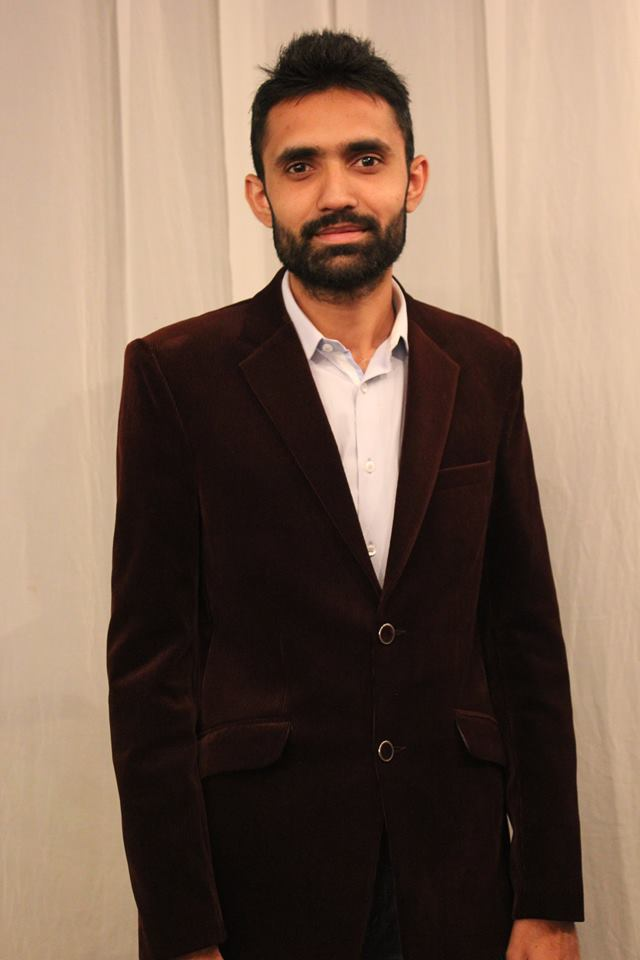
#> input picture lab4/lab4/Face Recognition/lab4 data/training-data/s1/1.jpg, 640 x 960 px, found by its file name
$ python assignment2_face_recognition.py
#> lines starting #> are read from the running program, lines starting #| are printed output that depends on the picture
#> in prepare_training_data, image is the input picture: shape (960, 640, 3); mean B, G, R 86.7, 103.1, 126.9
import cv2
import os
import numpy as np
from pathlib import Path
import csv
from datetime import datetime

# Configuration
script_dir = Path(__file__).resolve().parent
cascade_path = script_dir.parent / "lab4" / "Face Recognition" / "lab4 code" / "haarcascade_frontalface_default.xml"

# Subject names (Update with actual names)
subjects = ["", "Ariel Sharon", "Colin Powell", "Donald Rumsfeld"]

# Training set sizes to test
training_sizes = [10, 20, 30]

def detect_face(img):
    """Detect face using OpenCV Haar Cascade"""
    gray = cv2.cvtColor(img, cv2.COLOR_BGR2GRAY)
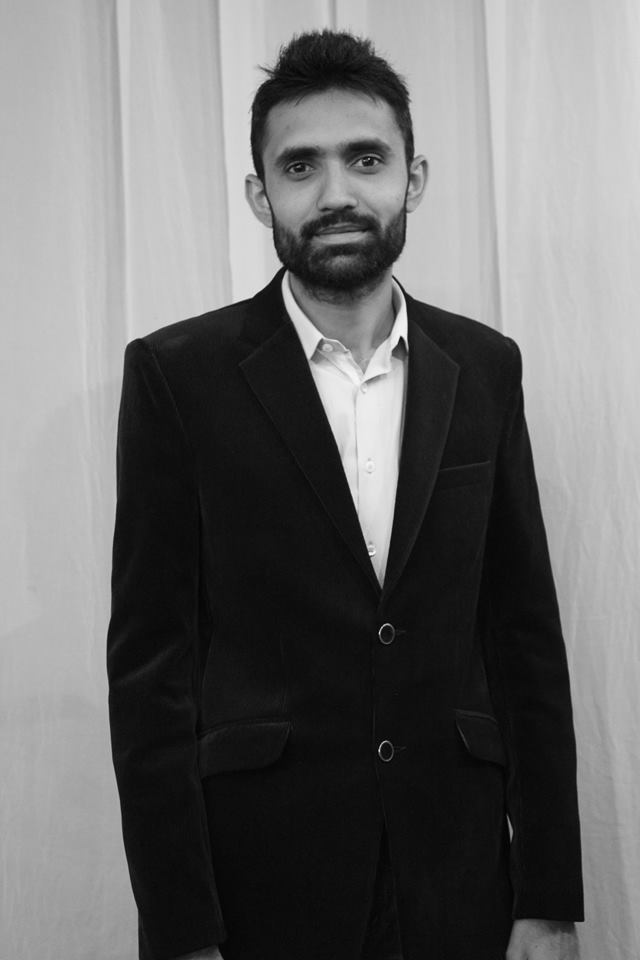
#> gray: shape (960, 640); min 1, max 250, mean 108.3
    face_cascade = cv2.CascadeClassifier(str(cascade_path))
    faces = face_cascade.detectMultiScale(gray, scaleFactor=1.2, minNeighbors=5)
#> faces = [[235, 83, 204, 204]]

    if (len(faces) == 0):
        return None, None

    (x, y, w, h) = faces[0]
#> x = 235; y = 83; w = 204; h = 204
    return gray[y:y+h, x:x+w], faces[0]

def prepare_training_data(data_folder_path, max_images_per_person=None):
    """Load and prepare training data with optional limit per person"""
    dirs = os.listdir(data_folder_path)
    faces = []
    labels = []

    for dir_name in sorted(dirs):
        if not dir_name.startswith("s"):
            continue

        label = int(dir_name.replace("s", ""))
        subject_dir_path = os.path.join(data_folder_path, dir_name)
        subject_images_names = sorted(os.listdir(subject_dir_path))

        # Limit number of images if specified
        if max_images_per_person:
            subject_images_names = subject_images_names[:max_images_per_person]

        for image_name in subject_images_names:
            if image_name.startswith("."):
                continue

            image_path = os.path.join(subject_dir_path, image_name)
            image = cv2.imread(image_path)

            if image is None:
                continue

            face, rect = detect_face(image)
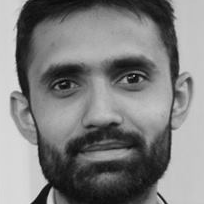
#> face: shape (204, 204); min 5, max 227, mean 126.2
#> rect = [235, 83, 204, 204]

            if face is not None:
                face = cv2.resize(face, (200, 300))
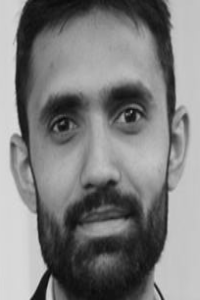
#> face: shape (300, 200); min 8, max 219, mean 126.1
                faces.append(face)
                labels.append(label)

    return faces, labels

def test_recognizer(face_recognizer, test_data_path):
    """Test the face recognizer and return accuracy metrics"""
    dirs = os.listdir(test_data_path)

    total_tests = 0
    correct_predictions = 0
    predictions_per_person = {1: {'correct': 0, 'total': 0},
                              2: {'correct': 0, 'total': 0},
                              3: {'correct': 0, 'total': 0}}

    for dir_name in sorted(dirs):
        if not dir_name.startswith("s"):
            continue

        true_label = int(dir_name.replace("s", ""))
        subject_dir_path = os.path.join(test_data_path, dir_name)
        subject_images_names = os.listdir(subject_dir_path)

        for image_name in subject_images_names:
            if image_name.startswith("."):
                continue

            image_path = os.path.join(subject_dir_path, image_name)
            image = cv2.imread(image_path)

            if image is None:
                continue

            face, rect = detect_face(image)

            if face is not None:
                face = cv2.resize(face, (200, 300))
                predicted_label, confidence = face_recognizer.predict(face)

                total_tests += 1
                predictions_per_person[true_label]['total'] += 1

                if predicted_label == true_label:
                    correct_predictions += 1
                    predictions_per_person[true_label]['correct'] += 1

    overall_accuracy = (correct_predictions / total_tests * 100) if total_tests > 0 else 0

    return {
        'overall_accuracy': overall_accuracy,
        'total_tests': total_tests,
        'correct': correct_predictions,
        'per_person': predictions_per_person
    }

def main():
    """Main function to run experiments with different training set sizes"""
    results_dir = script_dir / "results"
    results_dir.mkdir(exist_ok=True)

    csv_file = results_dir / "results.csv"

    # Prepare CSV file
    with open(csv_file, 'w', newline='') as f:
        writer = csv.writer(f)
        writer.writerow(['Training Size', 'Overall Accuracy (%)', 'Total Tests',
                        'Correct Predictions', 'Person 1 Accuracy (%)',
                        'Person 2 Accuracy (%)', 'Person 3 Accuracy (%)'])

    print("=" * 70)
    print("Lab Assignment 2: Face Recognition with Eigenface")
    print("=" * 70)
    print()

    for train_size in training_sizes:
        print(f"\n{'='*70}")
        print(f"Training with {train_size} images per person")
        print(f"{'='*70}\n")

        # Prepare training data
        print(f"Preparing training data ({train_size} images/person)...")
        faces, labels = prepare_training_data(
            str(script_dir / "training-data"),
            max_images_per_person=train_size
        )

        print(f"Total training faces: {len(faces)}")
        print(f"Total training labels: {len(labels)}")

        # Create and train recognizer
        face_recognizer = cv2.face.EigenFaceRecognizer_create()
        face_recognizer.train(faces, np.array(labels))
        print("Training complete!\n")

        # Test recognizer
        print("Testing recognizer...")
        results = test_recognizer(face_recognizer, str(script_dir / "test-data"))

        # Display results
        print(f"\nResults for {train_size} training images/person:")
        print(f"  Overall Accuracy: {results['overall_accuracy']:.2f}%")
        print(f"  Total Tests: {results['total_tests']}")
        print(f"  Correct: {results['correct']}")
        print(f"\n  Per Person Results:")

        person_accuracies = []
        for person_id in [1, 2, 3]:
            stats = results['per_person'][person_id]
            acc = (stats['correct'] / stats['total'] * 100) if stats['total'] > 0 else 0
            person_accuracies.append(acc)
            print(f"    {subjects[person_id]}: {acc:.2f}% ({stats['correct']}/{stats['total']})")

        # Save to CSV
        with open(csv_file, 'a', newline='') as f:
            writer = csv.writer(f)
            writer.writerow([
                train_size,
                f"{results['overall_accuracy']:.2f}",
                results['total_tests'],
                results['correct'],
                f"{person_accuracies[0]:.2f}",
                f"{person_accuracies[1]:.2f}",
                f"{person_accuracies[2]:.2f}"
            ])

    print(f"\n{'='*70}")
    print(f"All experiments complete!")
    print(f"Results saved to: {csv_file}")
    print(f"{'='*70}\n")

if __name__ == "__main__":
    main()
